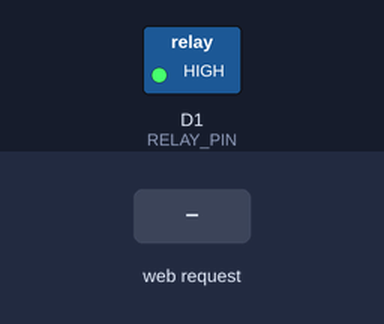
The sketch below on a simulated ESP8266 (NodeMCU). Shown: switched loads named in the sketch (green lamp = pin HIGH). The inputs (shaded band) are chosen by the test bench. WiFi joins after 1.5 s; servers stay silent unless stated; what the sketch prints to the serial monitor is not drawn.

Above: at 2.7 s.
2.8 s: HTTP request GET /ON received
At 3.6 s:
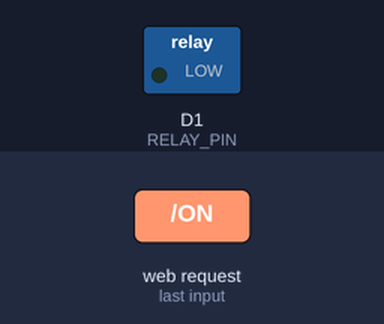
4.3 s: HTTP request GET /OFF received
At 4.8 s:
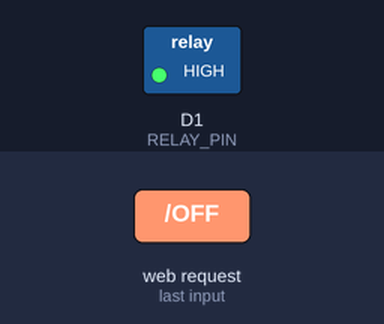
Timing chart, 0 to 7.3 s (numbered marks = the images above; inputs shaded):
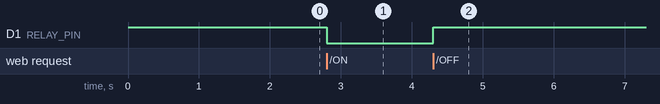

Measured:
- after the input at 2.8 s, D1 (RELAY_PIN): HIGH → LOW at once
- after the input at 4.3 s, D1 (RELAY_PIN): LOW → HIGH at once

The sketch:

sketch_oct14a.ino
```cpp
#include <ESP8266WiFi.h>

#define RELAY_PIN D1  // Relay input pin

const char* ssid = "Airtel_mohi_1015";
const char* password = "Air@29485";
// const char* ssid = "NHR";
// const char* password = "11111111";
// const char* ssid = "Moto 60";
// const char* password = "aditya012012";

WiFiServer server(80);

void setup() {
  Serial.begin(115200);
  pinMode(RELAY_PIN, OUTPUT);

  // Relay OFF initially (Active LOW)
  digitalWrite(RELAY_PIN, HIGH);

  WiFi.begin(ssid, password);
  Serial.print("Connecting to WiFi");
  while (WiFi.status() != WL_CONNECTED) {
    delay(500);
    Serial.print(".");
  }
  Serial.println("\n WiFi Connected!");
  Serial.print(" IP Address: ");
  Serial.println(WiFi.localIP());

  server.begin();
}

void loop() {
  WiFiClient client = server.available();
  if (!client) return;

  String request = client.readStringUntil('\r');
  Serial.println(request);
  client.flush();

  if (request.indexOf("/ON") != -1) {
    digitalWrite(RELAY_PIN, LOW);  // Active LOW → ON
    Serial.println("💡 Relay ON");
  }
  else if (request.indexOf("/OFF") != -1) {
    digitalWrite(RELAY_PIN, HIGH); // Active LOW → OFF
    Serial.println("💡 Relay OFF");
  }

  // // Send HTTP response properly
  // client.println("HTTP/1.1 200 OK");
  // client.println("Content-Type: text/html");
  // client.println("Connection: close");  //  add this line to fix 10054 error
  // client.println("");
  // client.println("<h1>Relay Command Executed</h1>");
  // delay(1);  // short delay to allow client to receive data
  client.stop();
}
```
